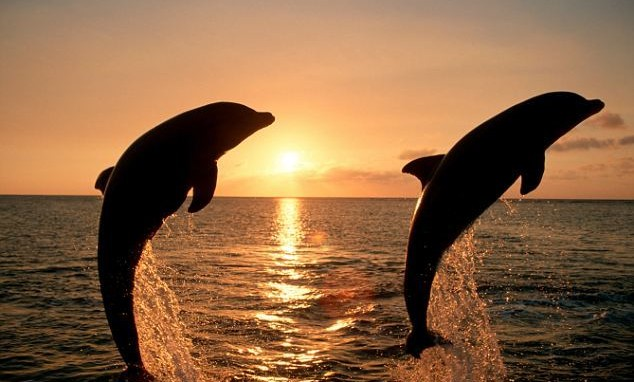
#> input picture Assignment_1/dolphin.jpg, 634 x 382 px
$ jupyter execute A1.3.3.ipynb
#> lines starting #> are read from the running program, lines starting #| are printed output that depends on the picture; after the words box and inside, x2 and y2 are one past the last pixel; in counts of white or black regions, pixels touching at a corner belong together
[cell 1]
# 3.3.2
# creating an image
import numpy as np
import cv2
import matplotlib.pyplot as plt


# store image path
dop_img_path = "./dolphin.jpg"
# load image as gray-scaled
dop_img = cv2.imread(dop_img_path, cv2.IMREAD_GRAYSCALE)
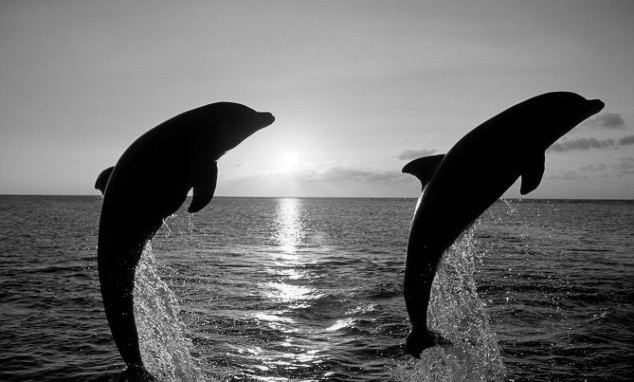
#> dop_img: shape (382, 634); min 0, max 255, mean 109

# blur image before-hand
dop_img = cv2.GaussianBlur(dop_img, (5, 5), 0)

# compute Canny edges
dop_I_edge = cv2.Canny(dop_img, 10, 100)
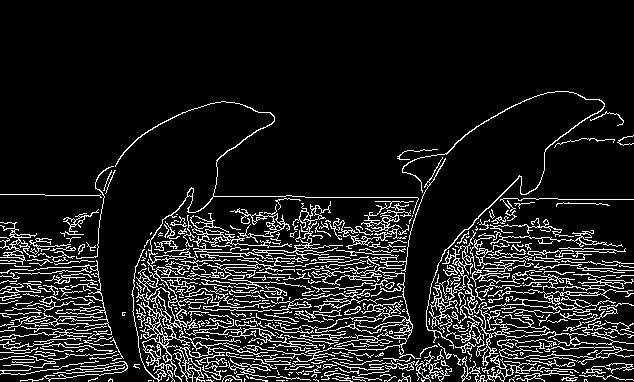
#> dop_I_edge: shape (382, 634); 11.6% white in thin lines or dots, all inside (x1, y1, x2, y2) = (0, 91, 634, 382)

# display images
plt.figure(figsize=(10, 10))
plt.subplot(111), plt.imshow(dop_I_edge, cmap="gray")
plt.title("I_edge"), plt.xticks([]), plt.yticks([])
plt.show()

[cell 2]
# blur image before-hand
dop_img = cv2.GaussianBlur(dop_img, (5,5), 0)
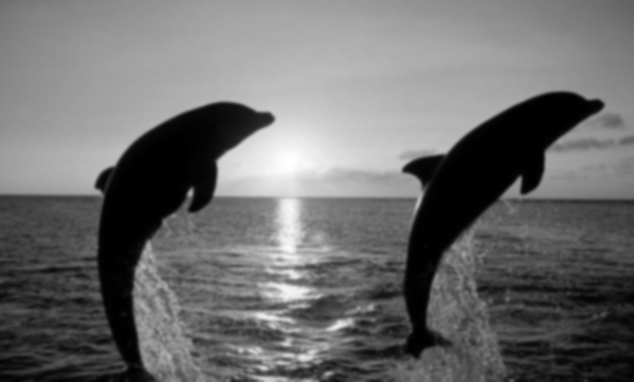
#> dop_img: shape (382, 634); min 0, max 255, mean 109

# compute Canny edges
I_edge = cv2.Canny(dop_img, 10, 150)
# display images
plt.figure(figsize=(10, 10))
plt.subplot(111), plt.imshow(I_edge, cmap="gray")
plt.title("I_edge"), plt.xticks([]), plt.yticks([])
plt.show()

[cell 3]
# blur image before-hand
dop_img = cv2.GaussianBlur(dop_img, (5,5), 0)
# compute Canny edges
I_edge = cv2.Canny(dop_img, 10, 200)
#> I_edge: shape (382, 634); 1.9% white in thin lines or dots, all inside (x1, y1, x2, y2) = (38, 91, 605, 382)
# display images
plt.figure(figsize=(10, 10))
plt.subplot(111), plt.imshow(I_edge, cmap="gray")
plt.title("I_edge"), plt.xticks([]), plt.yticks([])
plt.show()

[cell 4]
# blur image before-hand
dop_img = cv2.GaussianBlur(dop_img, (5,5), 0)
# compute Canny edges
I_edge = cv2.Canny(dop_img, 30, 100)
# display images
plt.figure(figsize=(10, 10))
plt.subplot(111), plt.imshow(I_edge, cmap="gray")
plt.title("I_edge"), plt.xticks([]), plt.yticks([])
plt.show()

[cell 5]
# blur image before-hand
dop_img = cv2.GaussianBlur(dop_img, (5,5), 0)
# compute Canny edges
I_edge = cv2.Canny(dop_img, 30, 150)
#> I_edge: shape (382, 634); 1.5% white in thin lines or dots, all inside (x1, y1, x2, y2) = (73, 91, 604, 382)
# display images
plt.figure(figsize=(10, 10))
plt.subplot(111), plt.imshow(I_edge, cmap="gray")
plt.title("I_edge"), plt.xticks([]), plt.yticks([])
plt.show()

[cell 6]
# blur image before-hand
dop_img = cv2.GaussianBlur(dop_img, (5,5), 0)
# compute Canny edges
I_edge = cv2.Canny(dop_img, 30, 200)
#> I_edge: shape (382, 634); 0.77% white in thin lines or dots, all inside (x1, y1, x2, y2) = (74, 91, 604, 382)
# display images
plt.figure(figsize=(10, 10))
plt.subplot(111), plt.imshow(I_edge, cmap="gray")
plt.title("I_edge"), plt.xticks([]), plt.yticks([])
plt.show()

[cell 7]
# blur image before-hand
dop_img = cv2.GaussianBlur(dop_img, (5,5), 0)
# compute Canny edges
I_edge = cv2.Canny(dop_img, 50, 100)
#> I_edge: shape (382, 634); 1.5% white in thin lines or dots, all inside (x1, y1, x2, y2) = (0, 91, 604, 382)
# display images
plt.figure(figsize=(10, 10))
plt.subplot(111), plt.imshow(I_edge, cmap="gray")
plt.title("I_edge"), plt.xticks([]), plt.yticks([])
plt.show()

[cell 8]
# blur image before-hand
dop_img = cv2.GaussianBlur(dop_img, (5,5), 0)
# compute Canny edges
I_edge = cv2.Canny(dop_img, 50, 150)
#> I_edge: shape (382, 634); 0.89% white in thin lines or dots, all inside (x1, y1, x2, y2) = (84, 91, 604, 382)
# display images
plt.figure(figsize=(10, 10))
plt.subplot(111), plt.imshow(I_edge, cmap="gray")
plt.title("I_edge"), plt.xticks([]), plt.yticks([])
plt.show()

[cell 9]
# blur image before-hand
dop_img = cv2.GaussianBlur(dop_img, (5,5), 0)
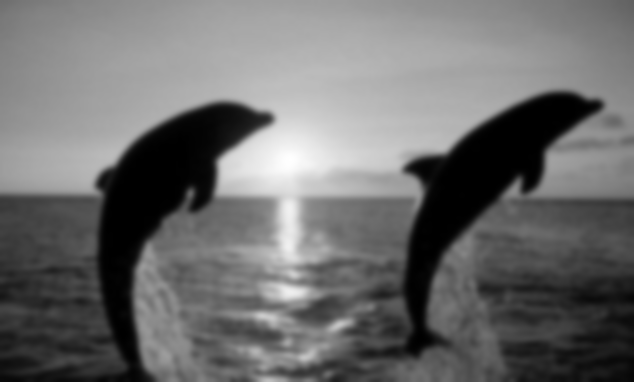
#> dop_img: shape (382, 634); min 0, max 255, mean 109
# compute Canny edges
I_edge = cv2.Canny(dop_img, 50, 200)
#> I_edge: shape (382, 634); 0.51% white in thin lines or dots, all inside (x1, y1, x2, y2) = (94, 91, 604, 302)
# display images
plt.figure(figsize=(10, 10))
plt.subplot(111), plt.imshow(I_edge, cmap="gray")
plt.title("I_edge"), plt.xticks([]), plt.yticks([])
plt.show()

[cell 10]
# blur image before-hand
dop_img = cv2.GaussianBlur(dop_img, (9,9), 0)
# compute Canny edges
I_edge = cv2.Canny(dop_img, 10, 100)
#> I_edge: shape (382, 634); 1% white in thin lines or dots, all inside (x1, y1, x2, y2) = (94, 91, 604, 382)
# display images
plt.figure(figsize=(10, 10))
plt.subplot(111), plt.imshow(I_edge, cmap="gray")
plt.title("I_edge"), plt.xticks([]), plt.yticks([])
plt.show()

[cell 11]
# blur image before-hand
dop_img = cv2.GaussianBlur(dop_img, (9,9), 0)
# compute Canny edges
I_edge = cv2.Canny(dop_img, 10, 150)
#> I_edge: shape (382, 634); 0.49% white in thin lines or dots, all inside (x1, y1, x2, y2) = (95, 91, 603, 375)
# display images
plt.figure(figsize=(10, 10))
plt.subplot(111), plt.imshow(I_edge, cmap="gray")
plt.title("I_edge"), plt.xticks([]), plt.yticks([])
plt.show()

[cell 12]
# blur image before-hand
dop_img = cv2.GaussianBlur(dop_img, (9,9), 0)
# compute Canny edges
I_edge = cv2.Canny(dop_img, 10, 200)
#> I_edge: shape (382, 634); 0.07% white in thin lines or dots, all inside (x1, y1, x2, y2) = (199, 110, 275, 211)
# display images
plt.figure(figsize=(10, 10))
plt.subplot(111), plt.imshow(I_edge, cmap="gray")
plt.title("I_edge"), plt.xticks([]), plt.yticks([])
plt.show()

[cell 13]
# blur image before-hand
dop_img = cv2.GaussianBlur(dop_img, (9,9), 0)
# compute Canny edges
I_edge = cv2.Canny(dop_img, 30, 100)
#> I_edge: shape (382, 634); 0.58% white in thin lines or dots, all inside (x1, y1, x2, y2) = (96, 91, 603, 374)
# display images
plt.figure(figsize=(10, 10))
plt.subplot(111), plt.imshow(I_edge, cmap="gray")
plt.title("I_edge"), plt.xticks([]), plt.yticks([])
plt.show()

[cell 14]
# blur image before-hand
dop_img = cv2.GaussianBlur(dop_img, (9,9), 0)
# compute Canny edges
I_edge = cv2.Canny(dop_img, 30, 150)
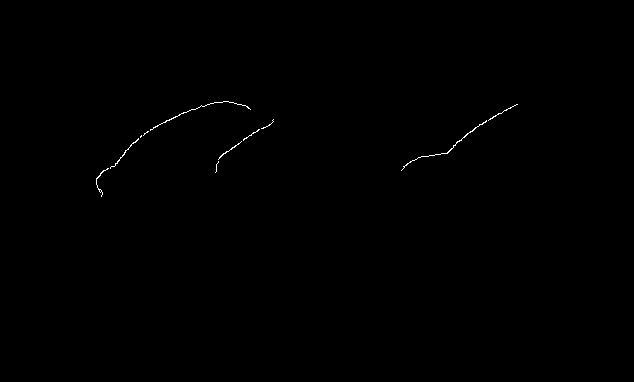
#> I_edge: shape (382, 634); 0.19% white in thin lines or dots, all inside (x1, y1, x2, y2) = (96, 101, 518, 197)
# display images
plt.figure(figsize=(10, 10))
plt.subplot(111), plt.imshow(I_edge, cmap="gray")
plt.title("I_edge"), plt.xticks([]), plt.yticks([])
plt.show()

[cell 15]
# blur image before-hand
dop_img = cv2.GaussianBlur(dop_img, (9,9), 0)
# compute Canny edges
I_edge = cv2.Canny(dop_img, 30, 200)
#> I_edge: shape (382, 634); every value is 0
# display images
plt.figure(figsize=(10, 10))
plt.subplot(111), plt.imshow(I_edge, cmap="gray")
plt.title("I_edge"), plt.xticks([]), plt.yticks([])
plt.show()

[cell 16]
# blur image before-hand
dop_img = cv2.GaussianBlur(dop_img, (9,9), 0)
# compute Canny edges
I_edge = cv2.Canny(dop_img, 50, 100)
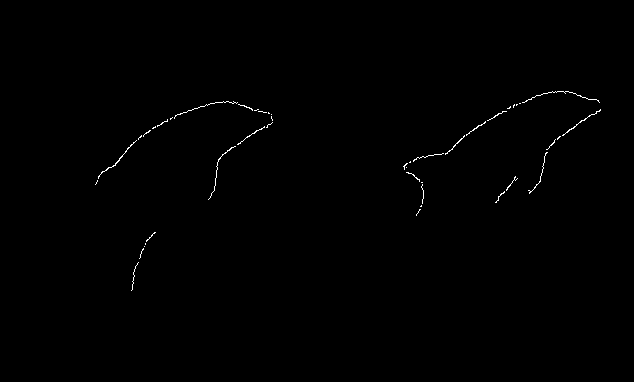
#> I_edge: shape (382, 634); 0.36% white in thin lines or dots, all inside (x1, y1, x2, y2) = (95, 91, 601, 291)
# display images
plt.figure(figsize=(10, 10))
plt.subplot(111), plt.imshow(I_edge, cmap="gray")
plt.title("I_edge"), plt.xticks([]), plt.yticks([])
plt.show()

[cell 17]
# blur image before-hand
dop_img = cv2.GaussianBlur(dop_img, (9,9), 0)
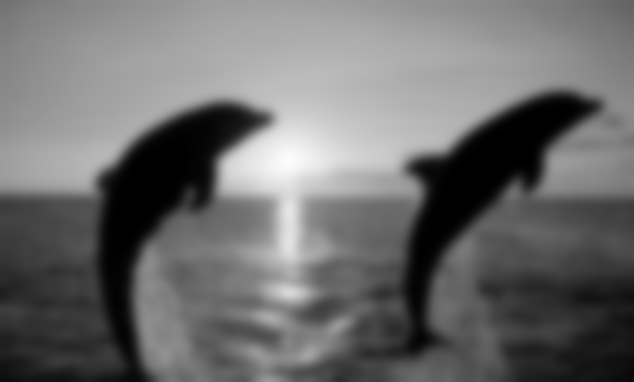
#> dop_img: shape (382, 634); min 0, max 252, mean 109
# compute Canny edges
I_edge = cv2.Canny(dop_img, 50, 150)
#> I_edge: shape (382, 634); 0.04% white in thin lines or dots, all inside (x1, y1, x2, y2) = (209, 127, 264, 200)
# display images
plt.figure(figsize=(10, 10))
plt.subplot(111), plt.imshow(I_edge, cmap="gray")
plt.title("I_edge"), plt.xticks([]), plt.yticks([])
plt.show()

[cell 18]
# blur image before-hand
dop_img = cv2.GaussianBlur(dop_img, (9,9), 0)
# compute Canny edges
I_edge = cv2.Canny(dop_img, 50, 200)
# display images
plt.figure(figsize=(10, 10))
plt.subplot(111), plt.imshow(I_edge, cmap="gray")
plt.title("I_edge"), plt.xticks([]), plt.yticks([])
plt.show()

[cell 19]
# blur image before-hand
dop_img = cv2.GaussianBlur(dop_img, (13,13), 0)
# compute Canny edges
I_edge = cv2.Canny(dop_img, 10, 100)
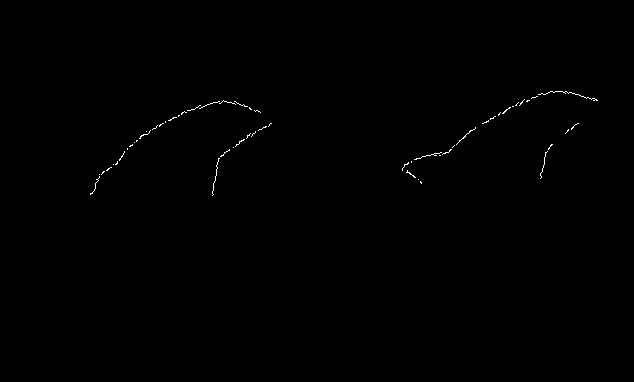
#> I_edge: shape (382, 634); 0.25% white in thin lines or dots, all inside (x1, y1, x2, y2) = (90, 91, 598, 196)
# display images
plt.figure(figsize=(10, 10))
plt.subplot(111), plt.imshow(I_edge, cmap="gray")
plt.title("I_edge"), plt.xticks([]), plt.yticks([])
plt.show()

[cell 20]
# blur image before-hand
dop_img = cv2.GaussianBlur(dop_img, (13,13), 0)
# compute Canny edges
I_edge = cv2.Canny(dop_img, 10, 150)
# display images
plt.figure(figsize=(10, 10))
plt.subplot(111), plt.imshow(I_edge, cmap="gray")
plt.title("I_edge"), plt.xticks([]), plt.yticks([])
plt.show()

[cell 21]
# blur image before-hand
dop_img = cv2.GaussianBlur(dop_img, (13,13), 0)
# compute Canny edges
I_edge = cv2.Canny(dop_img, 10, 200)
# display images
plt.figure(figsize=(10, 10))
plt.subplot(111), plt.imshow(I_edge, cmap="gray")
plt.title("I_edge"), plt.xticks([]), plt.yticks([])
plt.show()

[cell 22]
# blur image before-hand
dop_img = cv2.GaussianBlur(dop_img, (13,13), 0)
# compute Canny edges
I_edge = cv2.Canny(dop_img, 30, 100)
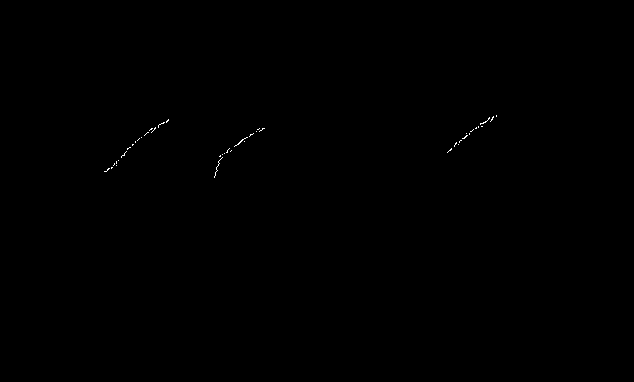
#> I_edge: shape (382, 634); 0.09% white in thin lines or dots, all inside (x1, y1, x2, y2) = (104, 115, 497, 178)
# display images
plt.figure(figsize=(10, 10))
plt.subplot(111), plt.imshow(I_edge, cmap="gray")
plt.title("I_edge"), plt.xticks([]), plt.yticks([])
plt.show()

[cell 23]
# blur image before-hand
dop_img = cv2.GaussianBlur(dop_img, (13,13), 0)
# compute Canny edges
I_edge = cv2.Canny(dop_img, 30, 150)
# display images
plt.figure(figsize=(10, 10))
plt.subplot(111), plt.imshow(I_edge, cmap="gray")
plt.title("I_edge"), plt.xticks([]), plt.yticks([])
plt.show()

[cell 24]
# blur image before-hand
dop_img = cv2.GaussianBlur(dop_img, (13,13), 0)
# compute Canny edges
I_edge = cv2.Canny(dop_img, 30, 200)
# display images
plt.figure(figsize=(10, 10))
plt.subplot(111), plt.imshow(I_edge, cmap="gray")
plt.title("I_edge"), plt.xticks([]), plt.yticks([])
plt.show()

[cell 25]
# blur image before-hand
dop_img = cv2.GaussianBlur(dop_img, (13,13), 0)
# compute Canny edges
I_edge = cv2.Canny(dop_img, 50, 100)
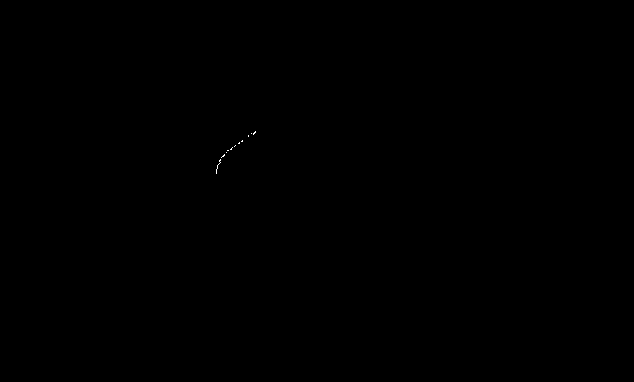
#> I_edge: shape (382, 634); 0.02% white in thin lines or dots, all inside (x1, y1, x2, y2) = (216, 131, 256, 174)
# display images
plt.figure(figsize=(10, 10))
plt.subplot(111), plt.imshow(I_edge, cmap="gray")
plt.title("I_edge"), plt.xticks([]), plt.yticks([])
plt.show()

[cell 26]
# blur image before-hand
dop_img = cv2.GaussianBlur(dop_img, (13,13), 0)
# compute Canny edges
I_edge = cv2.Canny(dop_img, 50, 150)
# display images
plt.figure(figsize=(10, 10))
plt.subplot(111), plt.imshow(I_edge, cmap="gray")
plt.title("I_edge"), plt.xticks([]), plt.yticks([])
plt.show()

$ run again, with Assignment_1/cameraman.jpg copied over Assignment_1/dolphin.jpg
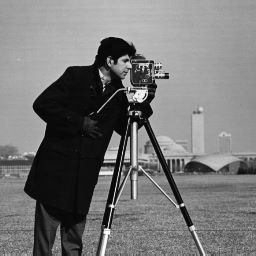
#> input picture Assignment_1/cameraman.jpg, 256 x 256 px
#> dop_img is the input picture: shape (256, 256); min 0, max 255, mean 118.7
#> `dop_I_edge = cv2.Canny(dop_img, 10, 100)`:
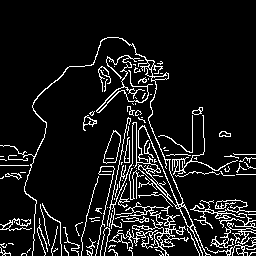
#> dop_I_edge: shape (256, 256); 9.5% white in thin lines or dots, all inside (x1, y1, x2, y2) = (0, 37, 256, 256)
#> `dop_img = cv2.GaussianBlur(dop_img, (13,13), 0)`:
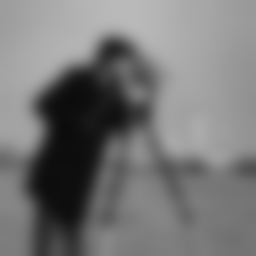
#> dop_img: shape (256, 256); min 11, max 185, mean 118.7

$ run again, with Assignment_1/Circles.png saved as Assignment_1/dolphin.jpg
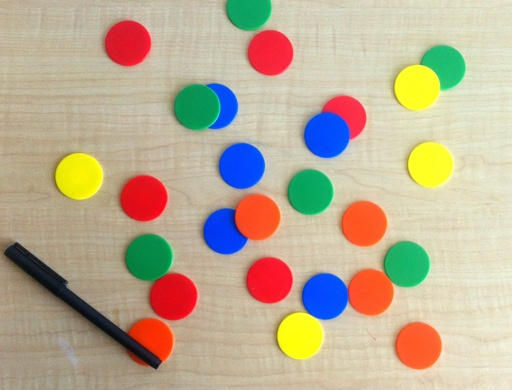
#> input picture Assignment_1/Circles.png, 512 x 390 px
#> dop_I_edge: shape (390, 512); 2.7% white in thin lines or dots, all inside (x1, y1, x2, y2) = (0, 0, 476, 370)
#> `dop_img = cv2.GaussianBlur(dop_img, (13,13), 0)`:
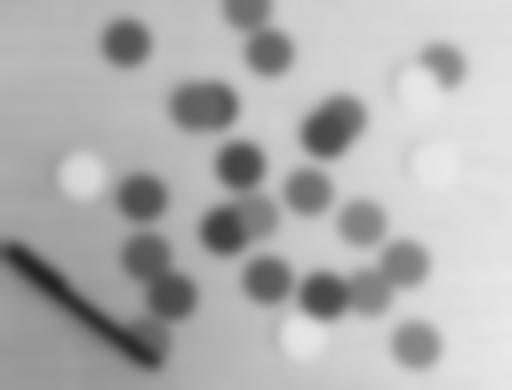
#> dop_img: shape (390, 512); min 35, max 233, mean 174.5
